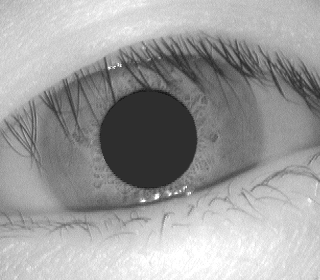
#> input picture imposter/0/058_1_1.bmp, 320 x 280 px; its folder holds 3 pictures in this run
$ python Testing.py
#> lines starting #> are read from the running program, lines starting #| are printed output that depends on the picture; pictures that were not available may be replaced by others from this repository, and a replacement may not be noted
### Matching.py
#IMPORTS

import cv2
import pickle
import numpy as np
from sklearn import preprocessing
import scipy
import math
import os
from os import listdir
from os.path import isfile, join
import time


#FLOW OF MODULE
#Images are extracted from the paths using the fetchDescriptor functions
#Matching is done using Brute Force Matching with FLANN and KNN, with Lowe's ratio test.


#FUNCTIONS


imageListleft = []
imageListright = []
imageListpalm = []

#descriptor paths
path = "desc/"

imageList = [f for f in listdir(path) if isfile(join(path, f))]
if ".DS_Store" in imageList: imageList.remove(".DS_Store")


#seperating descriptors into left iris, right iris and palm descriptors for easy comparison.
for j,img in enumerate(imageList):
    if "_1_" in imageList[j]:
        imageListleft.append(img)
    elif "_2_" in imageList[j]:
        imageListright.append(img)
    elif "_F_" in imageList[j]:
        imageListpalm.append(img)


#getting the left iris descriptors from the system
#code is from the Dumrewal, A. (2022), fetchDescriptors function, changed the parameters to fit the project scope
# [39 lines left out: functions fetchLeftEyeDescriptorFromFile, fetchRightEyeDescriptorFromFile, fetchPalmDescriptorFromFile, not called in this run]


#brute force matching using FLANN, KNN and Lowe's ratio number.
#code is from the Dumrewal, A. (2022), brute force matching section in the ipynb file. The parameters for indexparams and searchparams have been changed to fit needs of project in the lines [84-85]
bf = cv2.BFMatcher(crossCheck=True)
# [14 lines left out: function calculateMatches, not called in this run]

### Testing.py
#IMPORTS

import cv2
import pickle
import numpy as np
import os
from os import listdir
from os.path import isfile, join

from iVerify import verify
from Iris_functions import computeSIFTEye
from Palmprint_functions import computeSIFTPalm

from Matching import fetchLeftEyeDescriptorFromFile
from Matching import fetchRightEyeDescriptorFromFile
from Matching import fetchPalmDescriptorFromFile

from Matching import calculateMatches

#MODULE FLOW
#Imposter images are verified by calling verify function of Verify module in testimposter(i)
#Legitimate images are verified by calling verify function of Verify module in testlegitimate(i)

#Function to test FAR
#INPUT - PATH OF IMPOSTER DATA
#OUTPUT - USER VALIDATED/REJECTED
def testimposter(i):
#> called with i = 0
    imposterpath = "imposter/"+str(i)+"/"

    imposterimagelist = []

    imposterimagelist = [f for f in listdir(imposterpath) if isfile(join(imposterpath, f))]
    if ".DS_Store" in imposterimagelist: imposterimagelist.remove(".DS_Store")

    for j in range(3):
        if "_1_" in imposterimagelist[j]:
            imposteriris1path = imposterpath+imposterimagelist[j]
        if "_2_" in imposterimagelist[j]:
            imposteriris2path = imposterpath+imposterimagelist[j]
        if ".JPG" in imposterimagelist[j]:
            imposterpalmpath = imposterpath+imposterimagelist[j]


    print(imposteriris1path)
    print(imposteriris2path)
    print(imposterpalmpath)


    imposteriris1 = cv2.imread(imposteriris1path,0)
#> imposteriris1 is the input picture: shape (280, 320); min 18, max 255, mean 157.9
    imposteriris2 = cv2.imread(imposteriris2path,0)
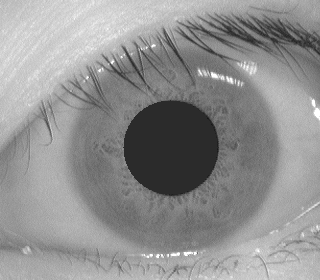
#> input picture imposter/0/058_2_1.bmp, 320 x 280 px
#> imposteriris2 is the input picture: shape (280, 320); min 22, max 255, mean 144.5
    imposterpalm = cv2.imread(imposterpalmpath,0)
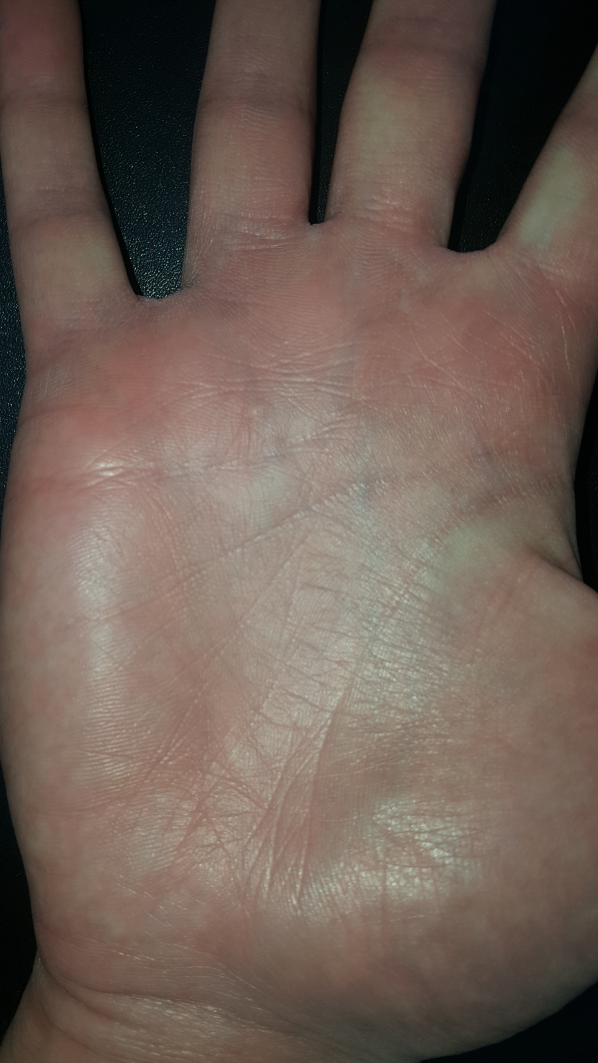
#> input picture imposter/0/040_F_0.JPG, 2988 x 5312 px (shown at 1/5 size)
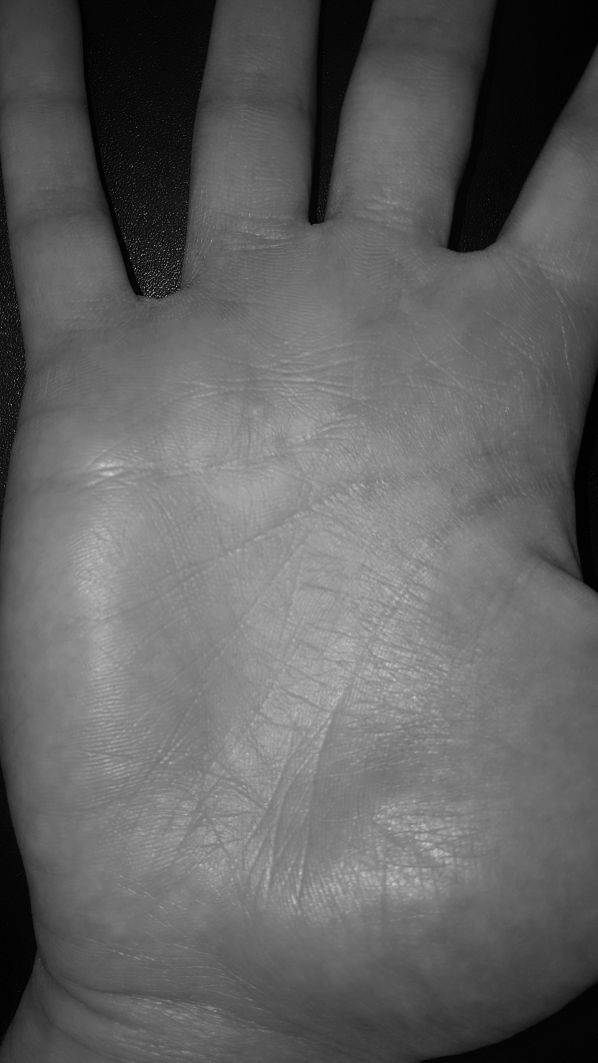
#> imposterpalm: shape (5312, 2988) (shown at 1/5 size); min 0, max 255, mean 98.3

    verify(imposteriris1,imposteriris2,imposterpalm)
#> (this line was passed over: iVerify is not available in this run)


for k in range(5):
#> (the run stopped early here; a loop or call above may not have finished)
